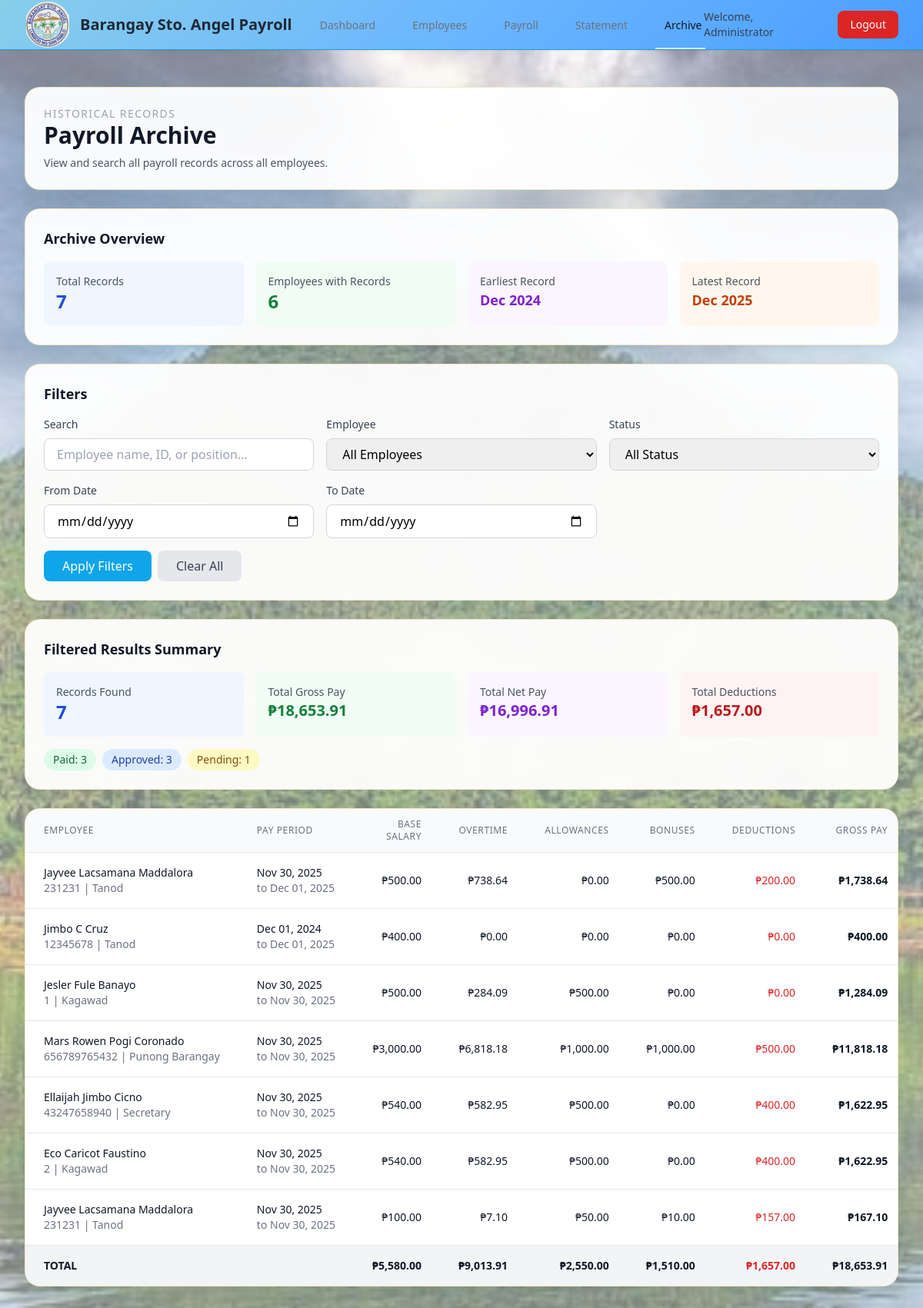
The page /Kamote/admin/payroll-archive.php (signed in) on the database its author committed.
### tables this page shows
CREATE TABLE `payrolls` (
  `id` varchar(255) NOT NULL,
  `employee_id` varchar(255) NOT NULL,
  `pay_period_start` date NOT NULL,
  `pay_period_end` date NOT NULL,
  `base_salary` decimal(10,2) NOT NULL,
  `overtime_hours` decimal(10,2) DEFAULT 0.00,
  `overtime_pay` decimal(10,2) DEFAULT 0.00,
  `allowances` decimal(10,2) DEFAULT 0.00,
  `bonuses` decimal(10,2) DEFAULT 0.00,
  `deductions` decimal(10,2) DEFAULT 0.00,
  `gross_pay` decimal(10,2) NOT NULL,
  `net_pay` decimal(10,2) NOT NULL,
  `status` varchar(50) DEFAULT 'Pending',
  `notes` text DEFAULT NULL,
  `created_at` timestamp NOT NULL DEFAULT current_timestamp(),
  `updated_at` timestamp NOT NULL DEFAULT current_timestamp() ON UPDATE current_timestamp()
);

CREATE TABLE `employees` (
  `id` varchar(255) NOT NULL,
  `employee_id` varchar(100) NOT NULL,
  `first_name` varchar(255) NOT NULL,
  `last_name` varchar(255) NOT NULL,
  `middle_name` varchar(255) DEFAULT NULL,
  `email` varchar(255) DEFAULT NULL,
  `phone` varchar(50) DEFAULT NULL,
  `address` text DEFAULT NULL,
  `position` varchar(255) NOT NULL,
  `department` varchar(255) NOT NULL,
  `employment_type` varchar(50) NOT NULL,
  `base_salary` decimal(10,2) NOT NULL,
  `date_hired` date NOT NULL,
  `status` varchar(50) DEFAULT 'Active',
  `created_at` timestamp NOT NULL DEFAULT current_timestamp(),
  `updated_at` timestamp NOT NULL DEFAULT current_timestamp() ON UPDATE current_timestamp()
);

### Kamote/admin/payroll-archive.php (the view, shortened to what the rows shown need)
<?php
$pdo = getDB();
$search = sanitize($_GET['search'] ?? '');
$status_filter = sanitize($_GET['status'] ?? '');
$employee_filter = sanitize($_GET['employee_id'] ?? '');
$date_from = sanitize($_GET['date_from'] ?? '');
$date_to = sanitize($_GET['date_to'] ?? '');
$query = "SELECT p.*, e.first_name, e.last_name, e.middle_name, e.employee_id, e.position, e.department
          FROM payrolls p
          JOIN employees e ON p.employee_id = e.id
          WHERE 1=1";
$params = [];
$query .= " ORDER BY p.pay_period_end DESC, p.created_at DESC";
$stmt = $pdo->prepare($query);
$stmt->execute($params);
$payrolls = $stmt->fetchAll();
$overall_stats = [
    'total_payrolls' => $pdo->query("SELECT COUNT(*) FROM payrolls")->fetchColumn(),
    'total_employees' => $pdo->query("SELECT COUNT(DISTINCT employee_id) FROM payrolls")->fetchColumn(),
    'oldest_record' => $pdo->query("SELECT MIN(pay_period_start) FROM payrolls")->fetchColumn(),
    'newest_record' => $pdo->query("SELECT MAX(pay_period_end) FROM payrolls")->fetchColumn(),
];
?>
<!DOCTYPE html>
<html lang="en">
<head>
    <link rel="stylesheet" href="../assets/css/admin.css">
    <script src="https://cdn.tailwindcss.com"></script>
</head>
<body class="min-h-screen page-gradient">
    <?php include __DIR__ . '/includes/header.php'; ?>
    <main class="max-w-7xl mx-auto py-6 sm:px-6 lg:px-8">
        <div class="px-4 py-6 sm:px-0 space-y-6">
            <div class="glass-card tilt-hover p-6">
                <h1 class="text-3xl font-bold text-gray-900">Payroll Archive</h1>
            </div>
            <div class="glass-card tilt-hover p-6">
                <h2 class="text-lg font-semibold text-gray-900 mb-4">Archive Overview</h2>
                <div class="grid grid-cols-2 md:grid-cols-4 gap-4">
                    <div class="bg-purple-50 p-4 rounded-lg">
                        <p class="text-sm text-gray-600">Earliest Record</p>
                        <p class="text-lg font-bold text-purple-700">
                            <?php echo $overall_stats['oldest_record'] ? date('M Y', strtotime($overall_stats['oldest_record'])) : 'N/A'; ?>
                        </p>
                    </div>
                    <div class="bg-orange-50 p-4 rounded-lg">
                        <p class="text-sm text-gray-600">Latest Record</p>
                        <p class="text-lg font-bold text-orange-700">
                            <?php echo $overall_stats['newest_record'] ? date('M Y', strtotime($overall_stats['newest_record'])) : 'N/A'; ?>
                        </p>
                    </div>
                </div>
            </div>
            <div class="glass-card tilt-hover p-6">
                <h2 class="text-lg font-semibold text-gray-900 mb-4">Filters</h2>
            </div>
            <?php if (!empty($payrolls) || $search || $status_filter || $employee_filter || $date_from || $date_to): ?>
                <div class="glass-card tilt-hover p-6">
                    <h2 class="text-lg font-semibold text-gray-900 mb-4">Filtered Results Summary</h2>
                </div>
            <?php endif; ?>
            <div class="glass-card overflow-hidden">
                <?php if (empty($payrolls)): ?>
                    <div class="px-6 py-8 text-center text-gray-500">
                        No payroll records found matching your filters.
                    </div>
                <?php else: ?>
                    <div class="overflow-x-auto">
                        <table class="min-w-full divide-y divide-gray-200">
                            <thead class="bg-gray-50">
                                <tr>
                                    <th class="px-6 py-3 text-left text-xs font-medium text-gray-500 uppercase tracking-wider">Employee</th>
                                    <th class="px-6 py-3 text-left text-xs font-medium text-gray-500 uppercase tracking-wider">Pay Period</th>
                                    <th class="px-6 py-3 text-right text-xs font-medium text-gray-500 uppercase tracking-wider">Base Salary</th>
                                    <th class="px-6 py-3 text-right text-xs font-medium text-gray-500 uppercase tracking-wider">Overtime</th>
                                    <th class="px-6 py-3 text-right text-xs font-medium text-gray-500 uppercase tracking-wider">Allowances</th>
                                    <th class="px-6 py-3 text-right text-xs font-medium text-gray-500 uppercase tracking-wider">Bonuses</th>
                                    <th class="px-6 py-3 text-right text-xs font-medium text-gray-500 uppercase tracking-wider">Deductions</th>
                                    <th class="px-6 py-3 text-right text-xs font-medium text-gray-500 uppercase tracking-wider">Gross Pay</th>
                                </tr>
                            </thead>
                            <tbody class="bg-white divide-y divide-gray-200">
                                <?php foreach ($payrolls as $payroll): ?>
                                    <tr class="hover:bg-gray-50">
                                        <td class="px-6 py-4 whitespace-nowrap">
                                            <div class="text-sm font-medium text-gray-900">
                                                <?php echo htmlspecialchars($payroll['first_name'] . ' ' . ($payroll['middle_name'] ? $payroll['middle_name'] . ' ' : '') . $payroll['last_name']); ?>
                                            </div>
                                            <div class="text-sm text-gray-500">
                                                <?php echo htmlspecialchars($payroll['employee_id']); ?> | <?php echo htmlspecialchars($payroll['position']); ?>
                                            </div>
                                        </td>
                                        <td class="px-6 py-4 whitespace-nowrap">
                                            <div class="text-sm text-gray-900">
                                                <?php echo date('M d, Y', strtotime($payroll['pay_period_start'])); ?>
                                            </div>
                                            <div class="text-sm text-gray-500">
                                                to <?php echo date('M d, Y', strtotime($payroll['pay_period_end'])); ?>
                                            </div>
                                        </td>
                                        <td class="px-6 py-4 whitespace-nowrap text-sm text-gray-900 text-right">
                                            <?php echo formatCurrency($payroll['base_salary']); ?>
                                        </td>
                                        <td class="px-6 py-4 whitespace-nowrap text-sm text-gray-900 text-right">
                                            <?php echo formatCurrency($payroll['overtime_pay']); ?>
                                        </td>
                                        <td class="px-6 py-4 whitespace-nowrap text-sm text-gray-900 text-right">
                                            <?php echo formatCurrency($payroll['allowances']); ?>
                                        </td>
                                        <td class="px-6 py-4 whitespace-nowrap text-sm text-gray-900 text-right">
                                            <?php echo formatCurrency($payroll['bonuses']); ?>
                                        </td>
                                        <td class="px-6 py-4 whitespace-nowrap text-sm text-red-600 text-right">
                                            <?php echo formatCurrency($payroll['deductions']); ?>
                                        </td>
                                        <td class="px-6 py-4 whitespace-nowrap text-sm font-semibold text-gray-900 text-right">
                                            <?php echo formatCurrency($payroll['gross_pay']); ?>
                                        </td>
                                    </tr>
                                <?php endforeach; ?>
                            </tbody>
                        </table>
                    </div>
                <?php endif; ?>
            </div>
        </div>
    </main>
</body>
</html>

### Kamote/admin/includes/header.php (shortened to what the rows shown need)
<?php
$admin = getCurrentAdmin();
?>
<nav class="backdrop-blur shadow-sm border-b border-sky-500" style="background: linear-gradient(135deg, #87CEEB 0%, #6BB6FF 50%, #4A9EFF 100%);">
    <div class="max-w-7xl mx-auto px-4 sm:px-6 lg:px-8">
        <div class="flex justify-between h-16">
            <div class="flex">
                <div class="flex-shrink-0 flex items-center">
                    <h1 class="text-xl font-bold text-gray-800">
                        Barangay Sto. Angel Payroll
                    </h1>
                </div>
            </div>
            <div class="flex items-center">
                <span class="text-sm text-gray-700 mr-4">
                    Welcome, <?php echo htmlspecialchars($admin['name'] ?? $admin['username']); ?>
                </span>
                <a href="<?php echo base_url('logout.php'); ?>" class="bg-red-600 hover:bg-red-700 text-white px-4 py-2 rounded-lg text-sm font-medium transition">
                    Logout
                </a>
            </div>
        </div>
    </div>
</nav>

### rows shown on the page
payrolls: pay_period_start "Dec 2024", pay_period_end "Dec 2025", employee.last_name "Jimbo C Cruz", employee.employee_id "12345678", employee.position "Tanod", pay_period_start "Dec 01, 2024", pay_period_end "Dec 01, 2025", base_salary "₱400.00", overtime_pay "₱0.00", allowances "₱0.00", bonuses "₱0.00", deductions "₱0.00", gross_pay "₱400.00"
payrolls: employee.last_name "Jayvee Lacsamana Maddalora", employee.employee_id "231231", employee.position "Tanod", pay_period_start "Nov 30, 2025", pay_period_end "Dec 01, 2025", base_salary "₱500.00", overtime_pay "₱738.64", allowances "₱0.00", bonuses "₱500.00", deductions "₱200.00", gross_pay "₱1,738.64"
payrolls: employee.last_name "Jesler Fule Banayo", employee.employee_id "1", employee.position "Kagawad", pay_period_start "Nov 30, 2025", pay_period_end "Nov 30, 2025", base_salary "₱500.00", overtime_pay "₱284.09", allowances "₱500.00", bonuses "₱0.00", deductions "₱0.00", gross_pay "₱1,284.09"
payrolls: employee.last_name "Mars Rowen Pogi Coronado", employee.employee_id "656789765432", employee.position "Punong Barangay", pay_period_start "Nov 30, 2025", pay_period_end "Nov 30, 2025", base_salary "₱3,000.00", overtime_pay "₱6,818.18", allowances "₱1,000.00", bonuses "₱1,000.00", deductions "₱500.00", gross_pay "₱11,818.18"
payrolls: employee.last_name "Ellaijah Jimbo Cicno", employee.employee_id "43247658940", employee.position "Secretary", pay_period_start "Nov 30, 2025", pay_period_end "Nov 30, 2025", base_salary "₱540.00", overtime_pay "₱582.95", allowances "₱500.00", bonuses "₱0.00", deductions "₱400.00", gross_pay "₱1,622.95"
payrolls: employee.last_name "Eco Caricot Faustino", employee.employee_id "2", employee.position "Kagawad", pay_period_start "Nov 30, 2025", pay_period_end "Nov 30, 2025", base_salary "₱540.00", overtime_pay "₱582.95", allowances "₱500.00", bonuses "₱0.00", deductions "₱400.00", gross_pay "₱1,622.95"
payrolls: employee.last_name "Jayvee Lacsamana Maddalora", employee.employee_id "231231", employee.position "Tanod", pay_period_start "Nov 30, 2025", pay_period_end "Nov 30, 2025", base_salary "₱100.00", overtime_pay "₱7.10", allowances "₱50.00", bonuses "₱10.00", deductions "₱157.00", gross_pay "₱167.10"

### other values the page prints
$admin['name'] "Administrator"
$overall_stats['total_payrolls'] "7"
$overall_stats['total_employees'] "6"
$summary['total_records'] "7"
formatCurrency($summary['total_gross']) "₱18,653.91"
formatCurrency($summary['total_net']) "₱16,996.91"
formatCurrency($summary['total_deductions']) "₱1,657.00"
$summary['by_status']['Paid'] "3"
$summary['by_status']['Approved'] "3"
$summary['by_status']['Pending'] "1"
formatCurrency(array_sum(array_column($payrolls, 'base_salary'))) "₱5,580.00"
formatCurrency($summary['total_overtime']) "₱9,013.91"
formatCurrency($summary['total_allowances']) "₱2,550.00"
formatCurrency($summary['total_bonuses']) "₱1,510.00"
